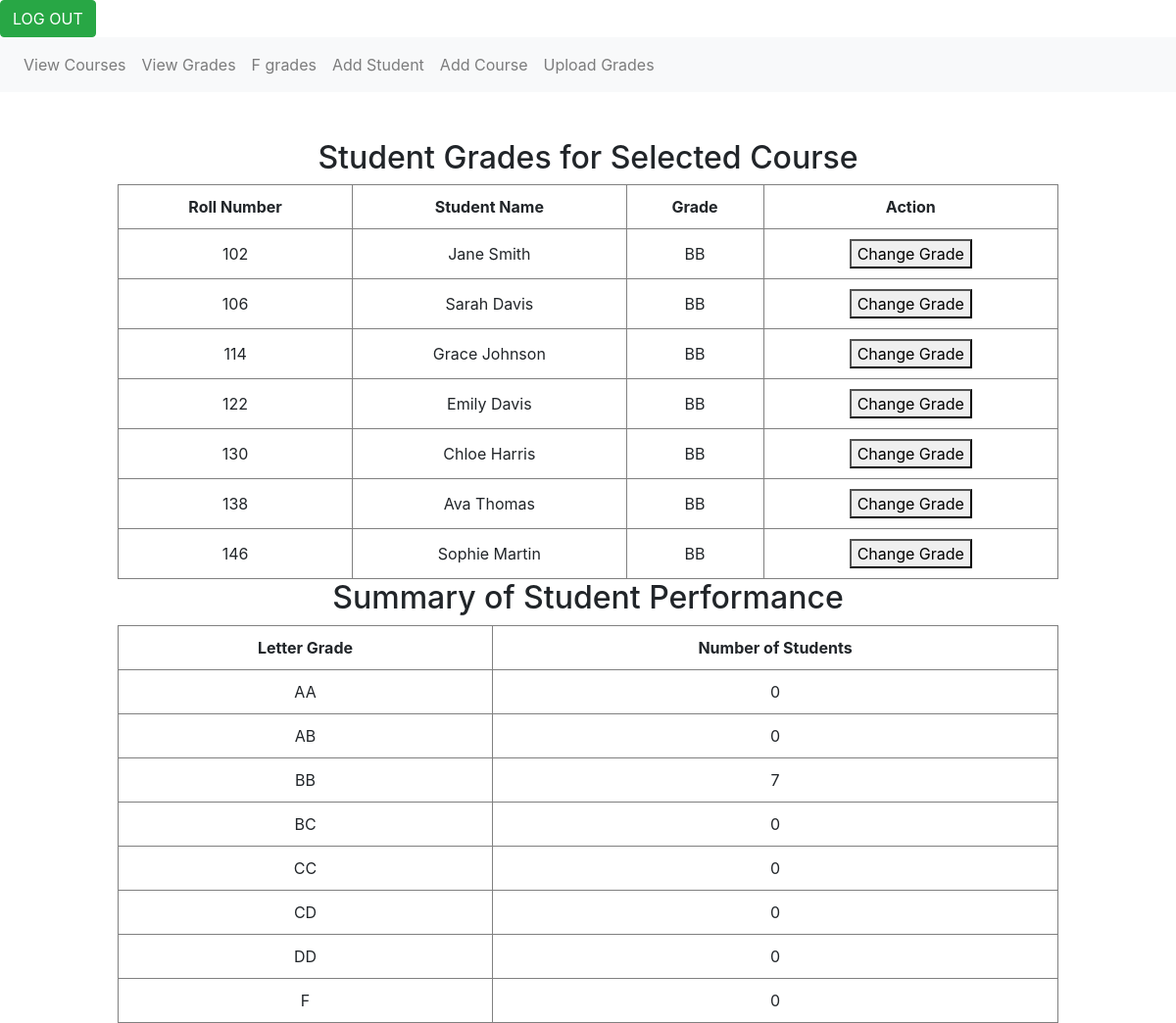
The page /display_grades.php?course_id=MTECH003 on the database its author committed.
### tables this page shows
CREATE TABLE `course_grades` (
  `rollno` varchar(25) NOT NULL,
  `course_id` varchar(255) NOT NULL,
  `year` int(11) NOT NULL,
  `semester` varchar(20) NOT NULL,
  `grade` varchar(2) DEFAULT NULL
);

CREATE TABLE `student_info` (
  `rollno` varchar(25) NOT NULL,
  `name` varchar(255) NOT NULL,
  `password` varchar(255) NOT NULL,
  `year` int(11) NOT NULL,
  `semester` int(11) NOT NULL,
  `active` tinyint(1) NOT NULL DEFAULT 1
);

### display_grades.php (the view, shortened to what this page needs)
<!DOCTYPE html>
<html lang="en">
<head>
    <link rel="stylesheet" href="https://cdn.jsdelivr.net/npm/bootstrap@4.6.1/dist/css/bootstrap.min.css">
    <a href="logout.php" class="btn btn-success btn-small ">LOG OUT</a>
<nav class="navbar navbar-expand-lg navbar-light bg-light">
    <div class="collapse navbar-collapse" id="navbarNav">
        <ul class="navbar-nav">
            <li class="nav-item">
                <a class="nav-link" href="admin_courses.php">View Courses</a>
            </li>
            <li class="nav-item">
                <a class="nav-link" href="admin_grade.php">View Grades</a>
            </li>
            <li class="nav-item">
                <a class="nav-link" href="f_grades.php">F grades</a>
            </li>
            <li class="nav-item">
                <a class="nav-link" href="register.php">Add Student</a>
            </li>
            <li class="nav-item">
                <a class="nav-link" href="course_create.php">Add Course</a>
            </li>
            <li class="nav-item">
                <a class="nav-link" href="upload_gradescsv.php">Upload Grades</a>
            </li>
        </ul>
    </div>
</nav>
</head>
<body>
</body>
</html>
<?php
require 'config.php';
if (isset($_GET['course_id'])) {
    $courseId = filter_var($_GET['course_id'], FILTER_SANITIZE_STRING);
    $query = "SELECT si.rollno, si.name, cg.grade
              FROM Student_info si
              LEFT JOIN Course_grades cg ON si.rollno = cg.rollno
              WHERE cg.course_id = '$courseId'";
    $result = $conn->query($query);
    if ($result) {
        echo '<h2 style="text-align: center;">Student Grades for Selected Course</h2>';
        echo '<table style="border-collapse: collapse; width: 80%; margin: 0 auto;" border="1">';
        echo '<thead>';
        echo '<tr>';
        echo '<th style="padding: 10px; text-align: center;">Roll Number</th>';
        echo '<th style="padding: 10px; text-align: center;">Student Name</th>';
        echo '<th style="padding: 10px; text-align: center;">Grade</th>';
        echo '<th style="padding: 10px; text-align: center;">Action</th>';
        echo '</tr>';
        echo '</thead>';
        echo '<tbody>';
        while ($row = $result->fetch_assoc()) {
            echo '<tr>';
            echo '<td style="padding: 10px; text-align: center;">' . $row['rollno'] . '</td>';
            echo '<td style="padding: 10px; text-align: center;">' . $row['name'] . '</td>';
            echo '<td style="padding: 10px; text-align: center;">' . $row['grade'] . '</td>';
            echo '<td style="padding: 10px; text-align: center;">';
            echo '<button class="change-grade-btn" data-student-id="' . $row['rollno'] . '">Change Grade</button>';
            echo '</td>';
            echo '</tr>';
        }
        echo '</tbody>';
        echo '</table>';
    } else {
        echo "Error: " . $conn->error;
    }
    $letterGrades = [
        'AA', 'AB', 'BB', 'BC', 'CC', 'CD', 'DD', 'F'
    ];
    $summary = [];
    foreach ($letterGrades as $grade) {
        $gradeCount = 0;
        foreach ($result as $row) {
            if ($row['grade'] === $grade) {
                $gradeCount++;
            }
        }
        $summary[$grade] = $gradeCount;
    }
    echo '<h2 style="text-align: center;">Summary of Student Performance</h2>';
    echo '<table style="border-collapse: collapse; width: 80%; margin: 0 auto;" border="1">';
    echo '<thead>';
    echo '<tr>';
    echo '<th style="padding: 10px; text-align: center;">Letter Grade</th>';
    echo '<th style="padding: 10px; text-align: center;">Number of Students</th>';
    echo '</tr>';
    echo '</thead>';
    echo '<tbody>';
    foreach ($summary as $grade => $count) {
        echo '<tr>';
        echo '<td style="padding: 10px; text-align: center;">' . $grade . '</td>';
        echo '<td style="padding: 10px; text-align: center;">' . $count . '</td>';
        echo '</tr>';
    }
    echo '</tbody>';
    echo '</table>';
} else {
    echo "Invalid course ID.";
}
?>

### rows shown on the page
course_grades: rollno.rollno "102", rollno.name "Jane Smith", grade "BB"
course_grades: rollno.rollno "106", rollno.name "Sarah Davis", grade "BB"
course_grades: rollno.rollno "114", rollno.name "Grace Johnson", grade "BB"
course_grades: rollno.rollno "122", rollno.name "Emily Davis", grade "BB"
course_grades: rollno.rollno "130", rollno.name "Chloe Harris", grade "BB"
course_grades: rollno.rollno "138", rollno.name "Ava Thomas", grade "BB"
course_grades: rollno.rollno "146", rollno.name "Sophie Martin", grade "BB"

### other values the page prints
$grade "AA"
$count "0"
$grade "AB"
$grade "BB"
$count "7"
$grade "BC"
$grade "CC"
$grade "CD"
$grade "DD"
$grade "F"
